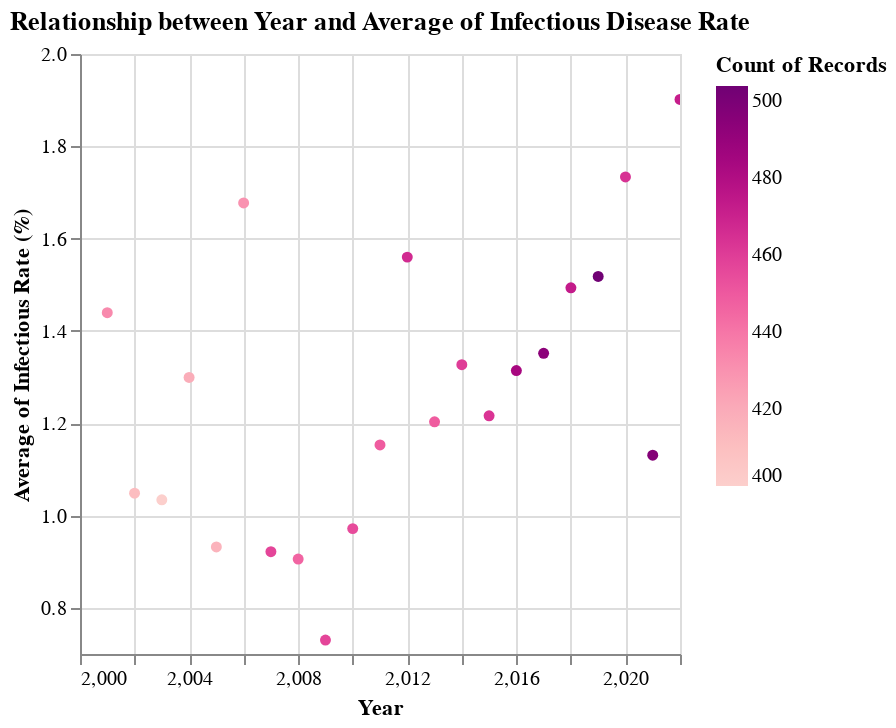

Source (notebook cell):
### Markdown cell above
### Average of Infectious Disease Rate Progression

### Code cell
DeepnoteChart(infec_no_sex, """{"layer":[{"layer":[{"mark":{"clip":true,"type":"circle","tooltip":true},"encoding":{"x":{"sort":null,"type":"quantitative","field":"Year","scale":{"type":"linear","zero":false},"format":{"type":"default","decimals":null},"formatType":"numberFormatFromNumberType"},"y":{"axis":{"title":"Average of Infectious Rate (%)"},"sort":null,"type":"quantitative","field":"Rate","scale":{"type":"linear","zero":false},"format":{"type":"default","decimals":null},"aggregate":"average","formatType":"numberFormatFromNumberType"},"color":{"sort":null,"type":"quantitative","scale":{"scheme":"redpurple"},"aggregate":"count"}}}]}],"title":"Relationship between Year and Average of Infectious DiseaseRate","config":{"legend":{}},"$schema":"https://vega.github.io/schema/vega-lite/v5.json","encoding":{}}""")

### Figure 1 — Vega-Lite specification as saved in the notebook (floating-point values rounded to 4 significant figures; data arrays with more than 128 entries replaced by an {"elided": "..."} marker saying what was removed)
{"$schema": "https://vega.github.io/schema/vega-lite/v5.json", "config": {"legend": {}}, "data": {"values": {"elided": "10000 records"}}, "encoding": {}, "layer": [{"layer": [{"encoding": {"color": {"aggregate": "count", "scale": {"scheme": "redpurple"}, "sort": null, "type": "quantitative"}, "x": {"field": "Year", "format": {"decimals": null, "type": "default"}, "formatType": "numberFormatFromNumberType", "scale": {"type": "linear", "zero": false}, "sort": null, "type": "quantitative"}, "y": {"aggregate": "average", "axis": {"title": "Average of Infectious Rate (%)"}, "field": "Rate", "format": {"decimals": null, "type": "default"}, "formatType": "numberFormatFromNumberType", "scale": {"type": "linear", "zero": false}, "sort": null, "type": "quantitative"}}, "mark": {"clip": true, "tooltip": true, "type": "circle"}}]}], "title": "Relationship between Year and Average of Infectious Disease Rate"}
